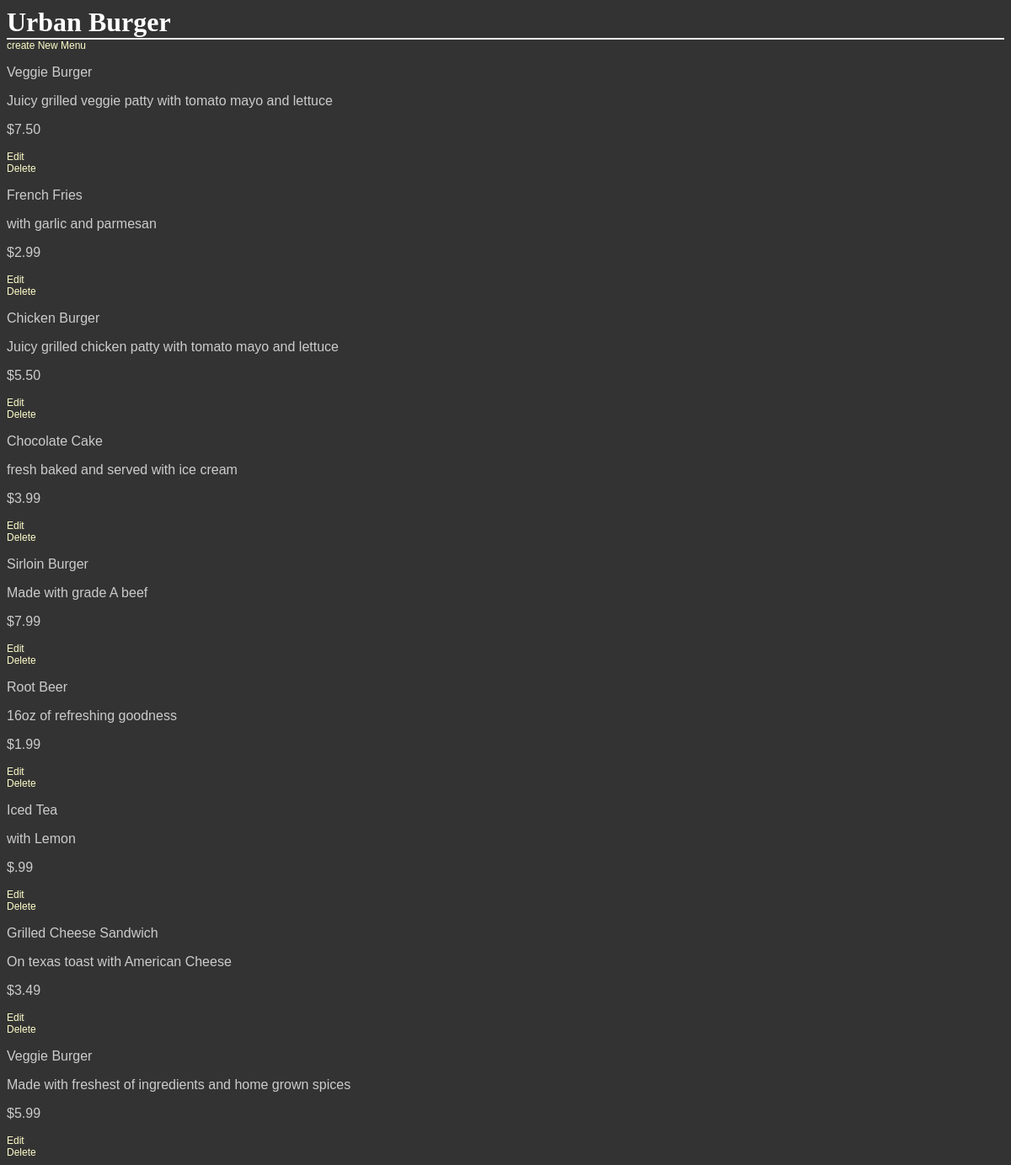
The page /restaurants/1/ on the database as committed earlier.
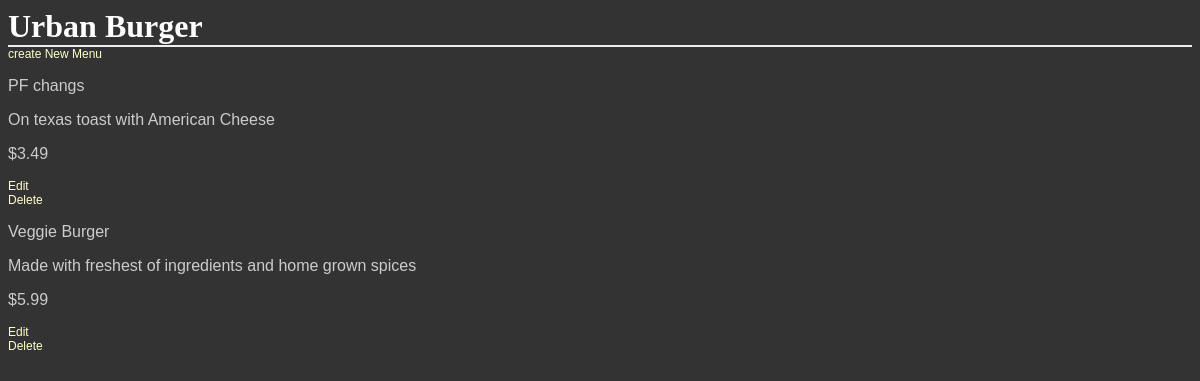
The same page on the database as committed later.
### database_setup.py (models this page shows, shortened)
class Restaurant(Base):
    __tablename__ = 'restaurant'
    id = Column(Integer, primary_key=True)
    name = Column(String(250), nullable=False)

class MenuItem(Base):
   __tablename__ = 'menu_item'
   id = Column(Integer, primary_key=True)
   name = Column(String(250), nullable=False)
   description = Column(String(250))
   price = Column(String(8))
   course = Column(String(250), nullable=False)
   restaurant_id = Column(Integer, ForeignKey('restaurant.id'))
   restaurant = relationship(Restaurant)

### project.py (the view)
@app.route('/')
@app.route('/restaurants/<int:restaurant_id>/')
def restaurantMenu(restaurant_id):
    restaurant = session.query(Restaurant).filter_by(id = restaurant_id).one()
    items = session.query(MenuItem).filter_by(restaurant_id= restaurant.id)
    return render_template('menu.html', restaurant=restaurant, items = items)

### templates/menu.html (shortened to what this page needs)
<html>
<head>
    <link rel=stylesheet type=text/css href="{{url_for('static', filename='style.css')}}">
<body>
<h1>{{restaurant.name}}</h1>
<a href = "{{url_for('newMenuItem', restaurant_id = restaurant.id)}}">create New Menu</a>
    {% for i in items %}
    <div>
    <p>{{i.name}}</p>
    <p>{{i.description}}</p>
    <p>{{i.price}}</p>
    <a href = "{{url_for('editMenuItem', restaurant_id = restaurant.id, menu_id=i.id) }}">Edit</a>
   </div>
   <a href = '{{url_for('deleteMenuItem', restaurant_id = restaurant.id, menu_id = i.id) }}'>Delete</a>
   {% endfor %}
</body>
</html>

### static/style.css (style rules this page uses)
body { font-family: sans-serif; background-image: url('img3.jpg'); background-color: #333333 }
h1, h2, h3, h4 { color: #FFFFFF; }
h1, h2 { font-family: 'Georgia', serif; margin: 0; }
h1 { border-bottom: 2px solid #eee; }
p, dd, dt { color: #CCCCCC; }
a { text-decoration: none; color:#FFFFCC; font-size: .75em; }

Rows that differ between the two databases and show on the page:
removed MenuItem: name "Veggie Burger", description "Juicy grilled veggie patty with tomato mayo and lettuce", price "$7.50"
removed MenuItem: name "French Fries", description "with garlic and parmesan", price "$2.99"
removed MenuItem: name "Chicken Burger", description "Juicy grilled chicken patty with tomato mayo and lettuce", price "$5.50"
removed MenuItem: name "Chocolate Cake", description "fresh baked and served with ice cream", price "$3.99"
removed MenuItem: name "Sirloin Burger", description "Made with grade A beef", price "$7.99"
removed MenuItem: name "Root Beer", description "16oz of refreshing goodness", price "$1.99"
removed MenuItem: name "Iced Tea", description "with Lemon", price "$.99"
changed MenuItem "On texas toast with American Cheese": name "Grilled Cheese Sandwich" → "PF changs"
